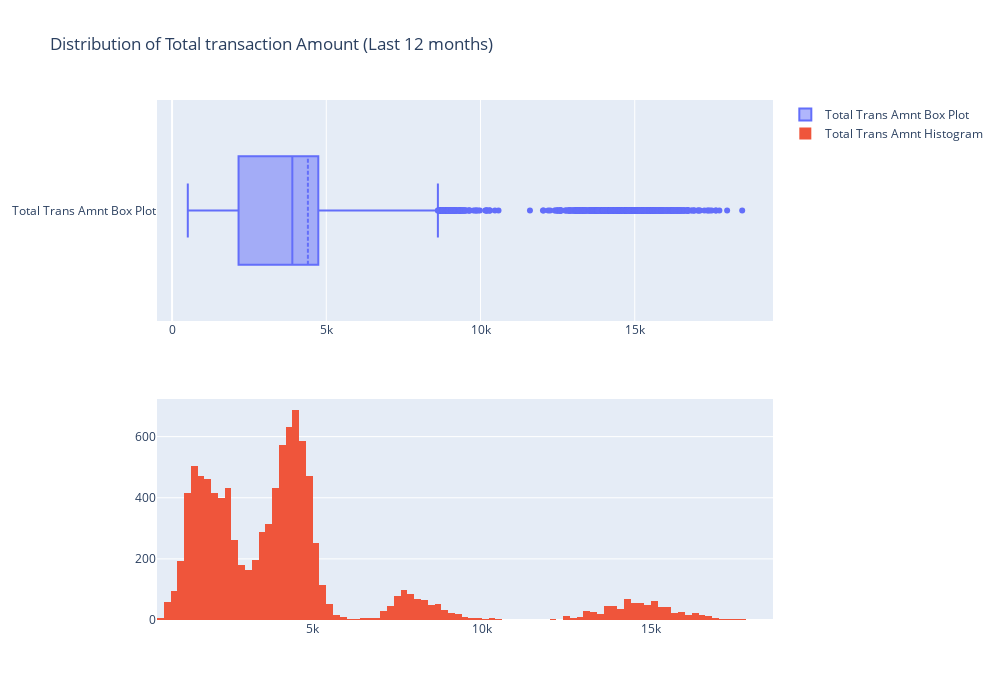

Here is the notebook cell this chart was saved with:
### Code cell
# Total_Trans_Amnt
fig = make_subplots(rows=2,cols=1)

tr1 = go.Box(x = df['Total_Trans_Amt'],name = 'Total Trans Amnt Box Plot',boxmean=True)
tr2 = go.Histogram(x = df['Total_Trans_Amt'] ,name='Total Trans Amnt Histogram')

fig.add_trace(tr1,row=1,col=1)
fig.add_trace(tr2,row=2,col=1)
fig.update_layout(height = 700,width = 1000, title_text = 'Distribution of Total transaction Amount (Last 12 months)')
fig.show()

### Figure 1 — Plotly figure (JSON) as saved in the notebook; plotly's stock layout.template omitted (floating-point values rounded to 4 significant figures; data arrays with more than 128 entries replaced by an {"elided": "..."} marker saying what was removed)
{"data": [{"boxmean": true, "name": "Total Trans Amnt Box Plot", "type": "box", "x": {"elided": "10127 int values"}, "xaxis": "x", "yaxis": "y"}, {"name": "Total Trans Amnt Histogram", "type": "histogram", "x": {"elided": "10127 int values"}, "xaxis": "x2", "yaxis": "y2"}], "layout": {"height": 700, "title": {"text": "Distribution of Total transaction Amount (Last 12 months)"}, "width": 1000, "xaxis": {"anchor": "y", "autorange": true, "domain": [0, 1], "range": [-488.6, 19480.0], "type": "linear"}, "xaxis2": {"anchor": "y2", "autorange": true, "domain": [0, 1], "range": [399.5, 18600.0], "type": "linear"}, "yaxis": {"anchor": "x", "autorange": true, "domain": [0.575, 1], "range": [-0.5, 0.5], "type": "category"}, "yaxis2": {"anchor": "x2", "autorange": true, "domain": [0, 0.425], "range": [0, 723.2]}}}
